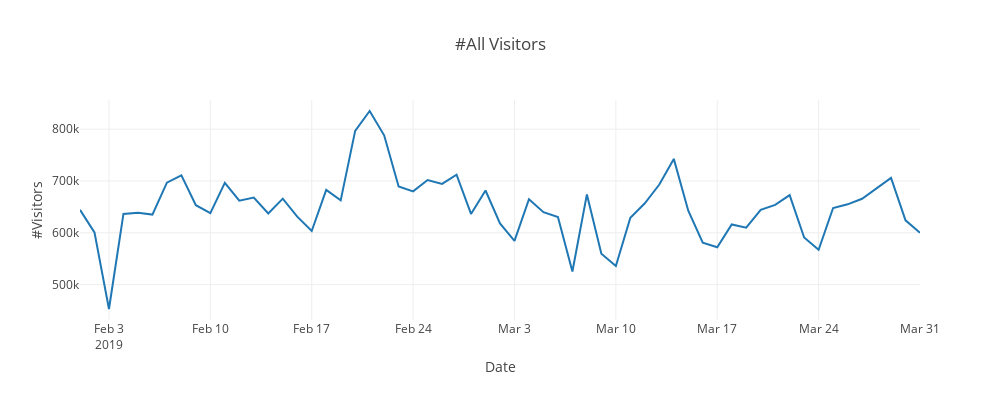

The cell this chart's notebook holds for it:
### Code cell
l = go.Scatter(x=a.date, y=a.visitors)
plotly.offline.iplot({'data': [l], 'layout': {
    'xaxis': {'title': 'Date'},
    'yaxis': {'title': '#Visitors'},
    'title': '#All Visitors',
    'width': 1000,
    'height':400
}})
